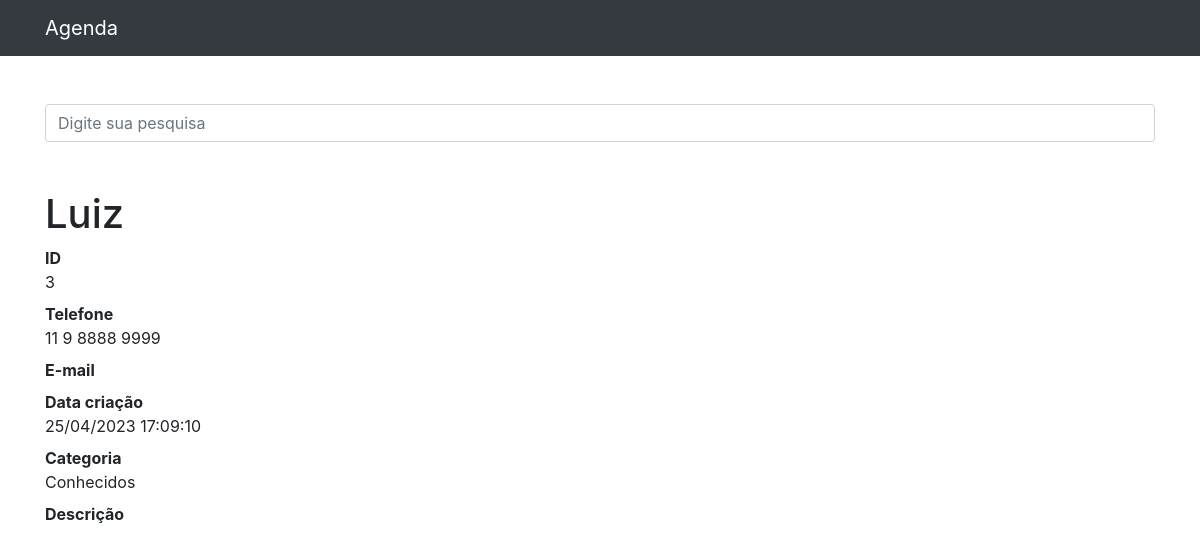
Page /3 on the committed database.
### contatos/models.py (models this page shows, shortened)
class Contato(models.Model):
    name = models.CharField(max_length=255)
    last_name = models.CharField(max_length=255, blank = True)
    phone = models.CharField(max_length=255)
    email = models.CharField(max_length=255, blank=True)
    creation_date = models.DateTimeField(default=timezone.now)
    description = models.TextField(blank = True)
    categoria = models.ForeignKey(Categoria, on_delete=models.DO_NOTHING)
    mostrar = models.BooleanField(default=True)

class Categoria(models.Model):
    name = models.CharField(max_length= 255)
    def __str__(self):
        return self.name

### contatos/views.py (the view)
# urls.py: path('<int:contato_id>', views.ver_contato, name = 'ver_contato'),
def ver_contato(request, contato_id):
    contato = get_object_or_404(Contato, id=contato_id) #get_objetct previne q mostre o erro caso o id não exista
    if not contato.mostrar:
        raise Http404()
    return render(request, 'contatos/ver_contato.html', {
        'contato':contato
    })

### contatos/templates/contatos/ver_contato.html (shortened to what this page needs)
{% extends 'base.html' %}
{% block content %}
        <h1 class="mt-5">{{ contato.name }}</h1>
        <dl>
          <dt>ID</dt>
          <dd>{{ contato.id }}</dd>
          <dt>Telefone</dt>
          <dd>{{ contato.phone }}</dd>
          <dt>E-mail</dt>
          <dt>Data criação</dt>
          <dd>{{ contato.creation_date|date:'d/m/Y  H:i:s' }}</dd>
          <dt>Categoria</dt>
          <dd>{{ contato.categoria }}</dd>
          <dt>Descrição</dt>
        </dl>
{% endblock %}

### rows in the picture
Contato: name "Luiz", id "3", phone "11 9 8888 9999", creation_date "25/04/2023 17:09:10", categoria "Conhecidos"
